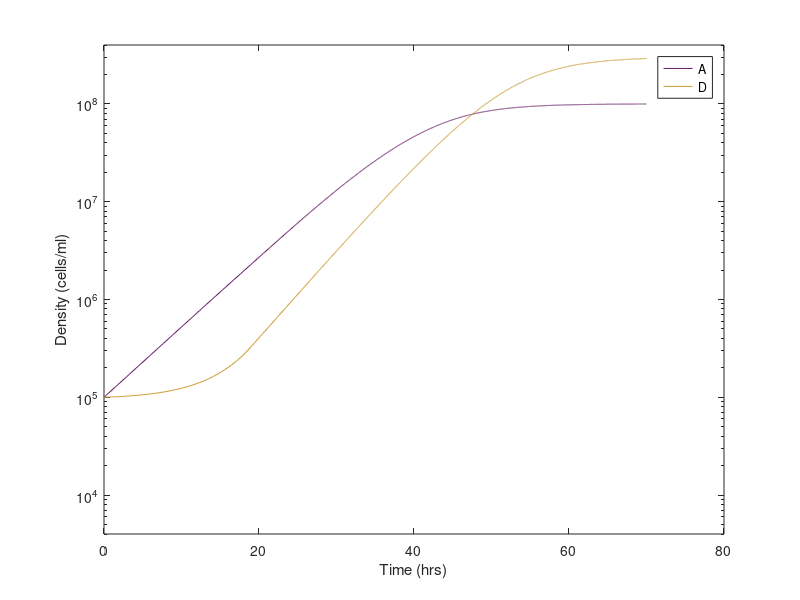
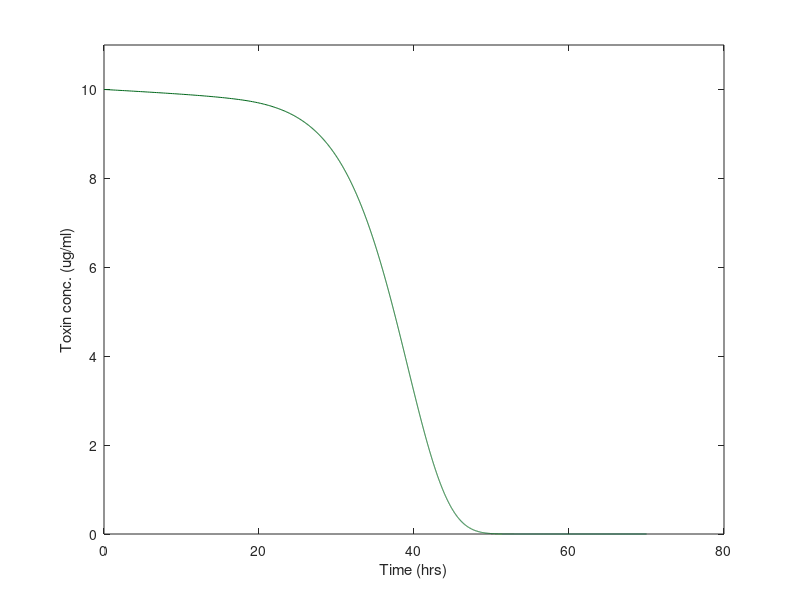

Write the MATLAB code that produced these figures, in order.
% Modeling toxin degradation in a community with an assisting species
% A: assisting population (supports the growth of D)
% D: degrading populations (removes T)
% T: toxin (inhibits A)
% ADT2:     A(c) = A(c-1) + dt*(rA0 - iT*T(c-1)-A(c-1)/KA0)*A(c-1);
clear

%% Initial conditions
T0 = 10; % initial toxin concentration, ug/ml
A0 = 1e5; % initial A density, cells/ml
D0 = 1e5; % initial D density,cells/ml

%% time range
t0 = 0;
tf = 70; % final time, hrs
dt = 0.01;

%% Parameters
rA0 = 0.2; % A growth rate, 1/hr %%set value
KA0 = 1e8; % A carrying capacity %set value
rD0 = 0.22; % max D growth rate, 1/hr %%evolving
KD0 = 3e8; % D carrying capacity %%evolving
iT = 0.003; % inhibitory coefficient of T on A, ml/(ug.hr) %%set value
sA = 1e-7; % growth paramter for A in support of D, ml/(cells.hr) %%set value
dD = 1e-8; % degradation parameter for D in removal of T, ml/(cells/hr) %%evolving

%% Simulating the dynamics
c = 1;
A(c) = A0;
D(c) = D0;
T(c) = T0;
KA(c) = KA0*(1-iT*T(c)/rA0);
KD(c) = KD0*A(c)/KA0;
trng(c) = t0;
t = t0;

while t < tf
    c = c+1;
    t = t + dt;
    trng(c) = t;

    A(c) = A(c-1) + dt*(rA0 - iT*T(c-1))*(1-A(c-1)/KA(c-1))*A(c-1);
    D(c) = D(c-1) + dt*min(sA*A(c-1),rD0)*max(0,(1 - D(c-1)/KD(c-1)))*D(c-1);
    T(c) = T(c-1) - dt*dD*D(c-1)*T(c-1);
    KA(c) = KA0*(1-iT*T(c)/rA0);
    KD(c) = KD0*A(c)/KA0; 
%     if T(c)<1e-3
%         T(c) = 0;
%     end
%     if A(c)<1e-1
%         A(c) = 0;
%     end
%     if D(c)<1e-1
%         D(c) = 0;
%     end
    dt = 0.05/max([abs(dD*D(c-1)) abs(rA0 - iT*T(c-1)) abs(sA*A(c-1))]);
end

%% Plot results
figure
semilogy(trng,A,'color',[0.4 0.1 0.4])
hold on
semilogy(trng,D,'color',[0.8 0.6 0.2])
legend('A','D')
xlabel('Time (hrs)')
ylabel('Density (cells/ml)')
ylim([4e3 4e8])

figure
plot(trng,T,'color',[0 0.4 0.1])
xlabel('Time (hrs)')
ylabel('Toxin conc. (ug/ml)')
ylim([0 11])

% [m, ind] = min(abs(T - T0/2));
% th = interp1(T(ind-10:ind+10),trng(ind-10:ind+10),T0/2);

